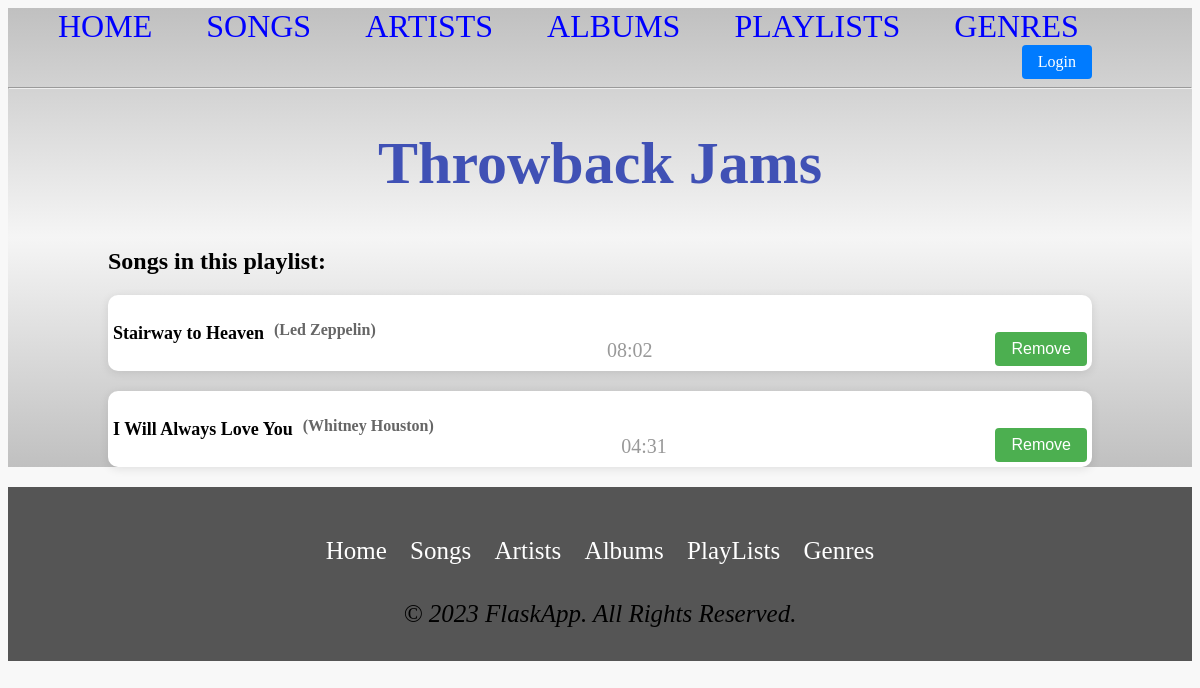
Page /playlist/2/songs/ on the committed database.
### tables this page shows
CREATE TABLE Playlist (
    PlaylistID INTEGER PRIMARY KEY AUTOINCREMENT,
    Title VARCHAR(255),
    Description TEXT,
    UserID INTEGER,
    TotalDuration VARCHAR(255),
    FOREIGN KEY (UserID) REFERENCES User(UserID)
);

CREATE TABLE Song (
    SongID INTEGER PRIMARY KEY,
    Title VARCHAR(255),
    ArtistID INT,
    AlbumID INT,
    Year INT,
    Duration VARCHAR(255),
    Lyrics TEXT,
    FOREIGN KEY (ArtistID) REFERENCES Artist(ArtistID),
    FOREIGN KEY (AlbumID) REFERENCES Album(AlbumID)
);

CREATE TABLE Artist (
    ArtistID INTEGER PRIMARY KEY,
    Name VARCHAR(255),
    Nationality VARCHAR(255),
    Biography TEXT
);

### main.py (the view)
@app.route('/playlist/<int:id>/songs/')
def get_playlist_songs(id):
  conn = get_db_connection()
  playlist = conn.execute(
    'SELECT PlaylistID, Title FROM Playlist WHERE PlaylistID = ?',
    (id, )).fetchone()
  if not playlist:
    abort(404)
  songs = conn.execute(
    'SELECT Song.SongID, Song.Title, Artist.Name AS ArtistName, Album.Title AS AlbumTitle, Song.Year, Duration, Lyrics FROM Song '
    'JOIN Artist ON Song.ArtistID = Artist.ArtistID '
    'LEFT JOIN Album ON Song.AlbumID = Album.AlbumID '
    'JOIN PlaylistSong ON Song.SongID = PlaylistSong.SongID '
    'WHERE PlaylistSong.PlaylistID = ? '
    'ORDER BY PlaylistSong.DateAdded DESC', (id, )).fetchall()
  conn.close()
  return render_template('playlist_songs.html', playlist=playlist, songs=songs)

### main.py (called while the page is built)
def get_db_connection():
  conn = sqlite3.connect('database.db')
  conn.row_factory = sqlite3.Row
  return conn

### templates/playlist_songs.html (shortened to what this page needs)
{% extends 'base.html' %}
{% block content %}
  <h1>{{ playlist['Title'] }}</h1>
  <div class= playlist-songs>
    <h2>Songs in this playlist:</h2>
    <ul class="playlist-song-list">
      {% for song in songs %}
      <li class="playlist-song-item">
        <div class="playlist-song-title">{{ song['Title'] }}</div>
        <div class="playlist-song-details">
          <div class="playlist-song-artist">({{ song['ArtistName'] }})</div>
          <div class="playlist-song-duration">{{ song['Duration'] }}</div>
        </div>
        <div class="playlist-song-remove">
          <form action="/playlist/{{ playlist['PlaylistID'] }}/song/{{ song['SongID'] }}/remove" method="post">
            <button type="submit" class="btn btn-danger">Remove</button>
          </form>
        </div>
      </li>
    {% endfor %}
    </ul>
  </div>
{% endblock %}

### static/styles/style.css (style rules this page uses)
h1 { color: #333; font-size: 2.5em; margin-bottom: 0.5em; }
ul { list-style-type: none; margin: 0; padding: 0; }
button[type="submit"] { background-color: #4CAF50; border: none; border-radius: 4px; color: white; cursor: pointer; font-size: 1em; margin-top: 1em; padding: 0.5em 1em; }
form { margin-top: 1em; }
button[type="submit"] { background-color: #4CAF50; border: none; border-radius: 4px; color: white; cursor: pointer; font-size: 1em; padding: 0.5em 1em; }
body { background-color: #F8F8F8; }
h1 { font-size: 60px; font-weight: bold; text-align: center; color: #4051B5; margin-bottom: 50px; }
.playlist-songs { margin-left: 100px; margin-right: 100px; }
.playlist-song-item { display: flex; align-items: center; margin-bottom: 20px; border-radius: 10px; padding: 5px; position: relative; transition: box-shadow 0.3s ease-out; box-shadow: 0 2px 10px rgba(0, 0, 0, 0.1); background-color: white; }
.playlist-song-title { font-size: 18px; font-weight: bold; margin-right: 10px; }
.playlist-song-details { display: flex; flex-direction: column; justify-content: center; flex: 1; }
.playlist-song-artist { font-size: 16px; font-weight: bold; margin-top: 17.5px; color: #666; }
.playlist-song-duration { display: grid; font-size: 20px; color: #999; align-items: center; justify-content: center; }
.playlist-song-remove { margin-left: 10px; }
.btn { font-size: 14px; padding: 5px 10px; }

### rows in the picture
Playlist: Title "Throwback Jams"
Song: Title "Stairway to Heaven", ArtistName "Led Zeppelin", Duration "08:02"
Song: Title "I Will Always Love You", ArtistName "Whitney Houston", Duration "04:31"
